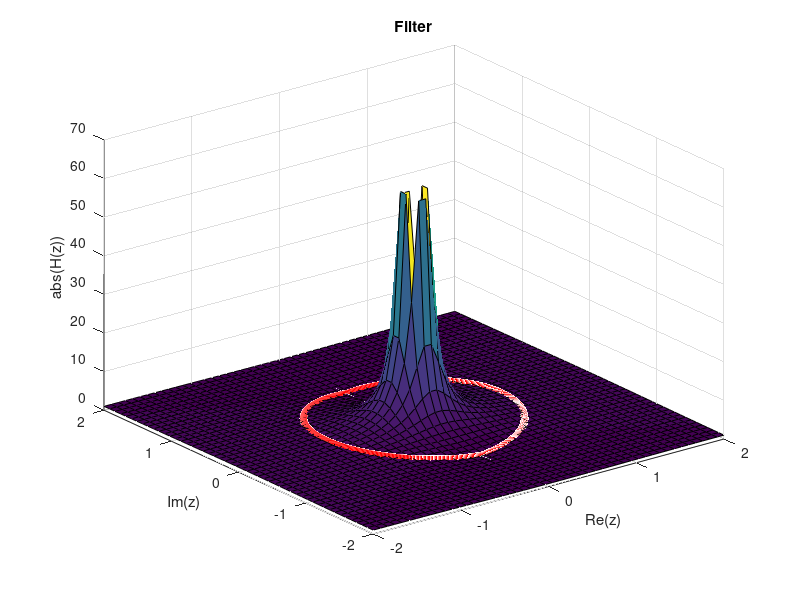
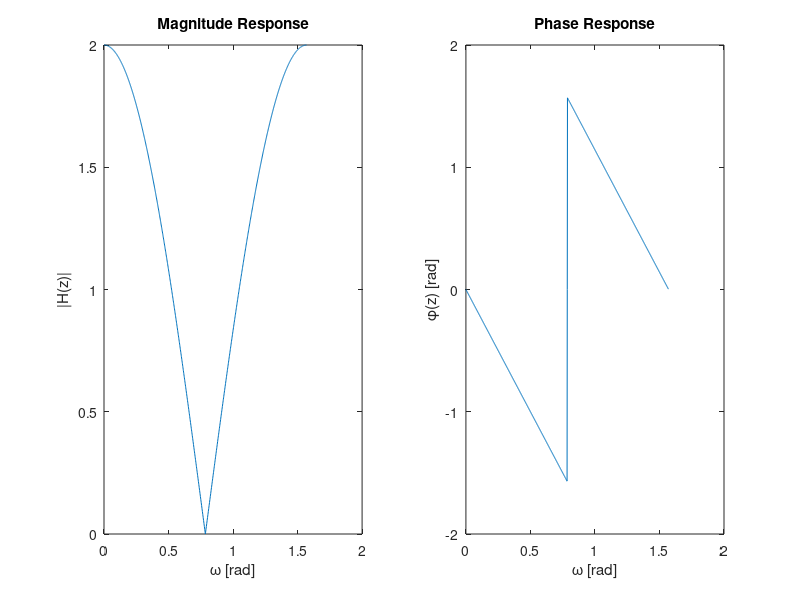
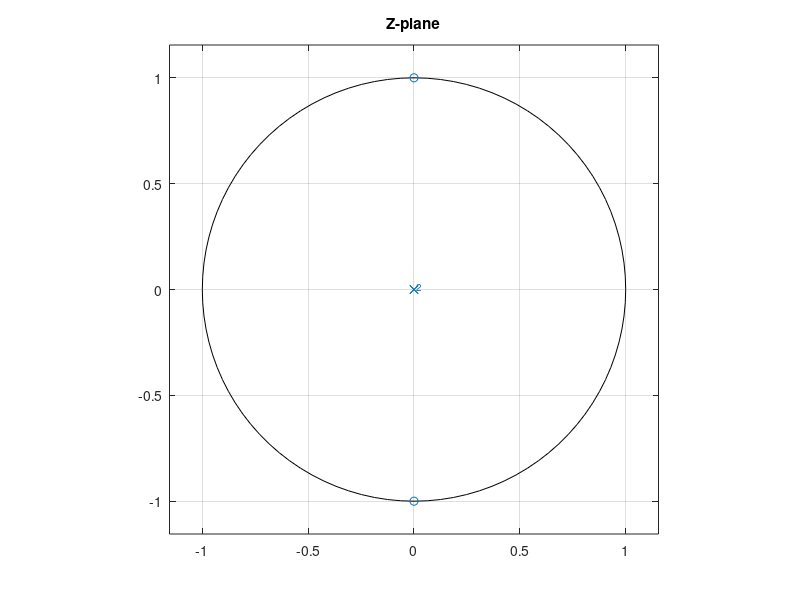

MATLAB code to generate these figures, in order:
clear vars;
close all;
clc;
%%%%%%%%%%%%%%%%%%%%%%%%%%%%%%%%%%%%%%%%%%%%%%%%%%%%%%%%%%%%%%%%%%%%%%%%%%%%%%

b=[1 0 1];		%Coefficients bk of the transfer function
a=[1];                      %Coefficients ak of the transfer function

%%%%%%%%%%%%%%%%%%%%%%%%%%%%%%%%%%%%%%%%%%%%%%%%%%%%%%%%%%%%%%%%%%%%%%%%%%%%%%%

limits=[-2,2];
astr='('; astr2='(';
for lp=1:length(a)
   if(a(lp)>=0),sgn='+';else sgn='-';end
   astr=[astr sgn num2str(abs(a(lp))) '*(exp(j*t))^(' num2str(-(lp-1)) ')'];
   astr2=[astr2 sgn num2str(abs(a(lp))) '*(x+i*y)^(' num2str(-(lp-1)) ')'];
end   
astr=[astr ')']; astr2=[astr2 ')'];

bstr='('; bstr2='(';
for lp=1:length(b)
   if(b(lp)>=0),sgn='+';else sgn='-';end
   bstr=[bstr sgn num2str(abs(b(lp))) '*(exp(j*t))^(' num2str(-(lp-1)) ')'];
   bstr2=[bstr2 sgn num2str(abs(b(lp))) '*(x+i*y)^(' num2str(-(lp-1)) ')'];
end   
bstr=[bstr ')'];
bstr2=[bstr2 ')'];

Hz=['abs((' bstr ')/(' astr '))'];
Hz2=['abs((' bstr2 ')/(' astr2 '))'];

h=ezplot3('cos(t)','sin(t)',Hz);
set(h,'LineWidth',5);set(h,'Color','red');
hold on
ezsurf(Hz2,limits,50)
title('Filter');
xlabel('Re(z)');
ylabel('Im(z)');
zlabel('abs(H(z))');

figure;
[H,W]=freqz(b,a,1024);
subplot(1,2,1);
plot(W/2,abs(H));
title('Magnitude Response');
xlabel('ω [rad]');
ylabel('|H(z)|');
subplot(1,2,2);
plot(W/2,atan2(imag(H),real(H)));
title('Phase Response');
xlabel('ω [rad]');
ylabel('φ(z) [rad]');

figure
zplane(b,a)
title('Z-plane');